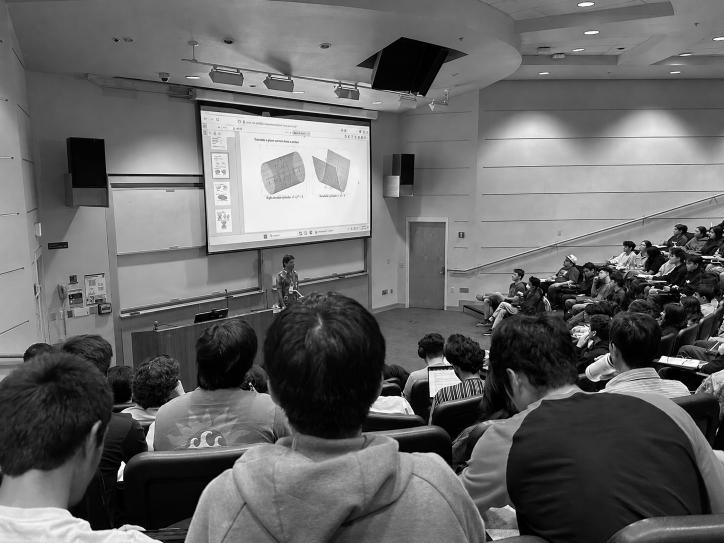
#> input picture MathClass.png, 1448 x 1086 px (shown at 1/2 size)
$ jupyter execute --allow-errors PCA_and_SVD_Image_Compression_Github.ipynb
#> lines starting #> are read from the running program, lines starting #| are printed output that depends on the picture
## Project: PCA and SVD Image Compression

**Name:** Jiaen Qi

**Date:** 07/27/2026

## Abstract:

In this project, I explore image compression and denoising using Singular Value Decomposition (SVD) and Principal Component Analysis (PCA). First, I use truncated SVD to construct low-rank approximations of a grayscale image and examine how the reconstruction quality changes as the rank increases. I then add random noise to the image and apply PCA-based reconstruction to recover its main structure while reducing some of the noise. Reconstruction quality is evaluated using relative error based on the Frobenius norm.

## Setup:

[cell 1]
import numpy as np
import pandas as pd
import matplotlib.pyplot as plt
from PIL import Image

## Explain how SVD works

For an $m \times n$ matrix $A$, the singular value decomposition is

$$
A = U\Sigma V^T.
$$

Here:

- $U$ contains the left singular vectors;
- $V$ contains the right singular vectors;
- $\Sigma$ contains the singular values.

The singular values are ordered as

$$
\sigma_1 \geq \sigma_2 \geq \cdots \geq 0.
$$

Larger singular values represent more important information in the matrix.

The matrix can also be written as

$$
A=\sigma_1u_1v_1^T+\sigma_2u_2v_2^T+\cdots+\sigma_ru_rv_r^T.
$$

## SVD Image Compression

A grayscale image can be represented as a matrix

$$
A\in\mathbb{R}^{m\times n},
$$

where each matrix entry represents the brightness of one pixel.

To compress the image, we keep only the first $k$ SVD terms:

$$
A_k=\sigma_1u_1v_1^T+\sigma_2u_2v_2^T+\cdots+\sigma_ku_kv_k^T.
$$

This is called the **rank-k approximation**.

A small $k$ uses less storage but may produce a blurry image. A larger $k$ preserves more detail but requires more storage.

The original image stores

$$
mn
$$

values, while the rank-$k$ approximation stores approximately

$$
k(m+n+1)
$$

values. Therefore, when $k$ is much smaller than $m$ and $n$, SVD compresses the image by keeping only its most important information.

`Essentially`, the **rank-k approximation** is the key part of how and why we can use SVD to compress an image. Once you understand that, you would be good.

## Load and display the chosen image

[cell 2]
image = Image.open("MathClass.png").convert("L")
A_image = np.array(image, dtype=float)

print("Image dimensions:", A_image.shape)
#| Image dimensions: (1086, 1448)
print("Number of values in the original image:", A_image.size)
#| Number of values in the original image: 1572528

plt.figure(figsize=(5, 5))
plt.imshow(A_image, cmap="gray")
plt.title("Original grayscale image")
plt.axis("off")
plt.show()

This is a picture that I took in a calculus class. In this picture, we can see students are taking notes, looking at the slides, and listening to the professor, and the professor is explaining how to visualize a multi-variable function in three dimensional space.

## Compute the singular values

[cell 3]
U, singular_values, VT = np.linalg.svd(
    A_image,
    full_matrices=False
)
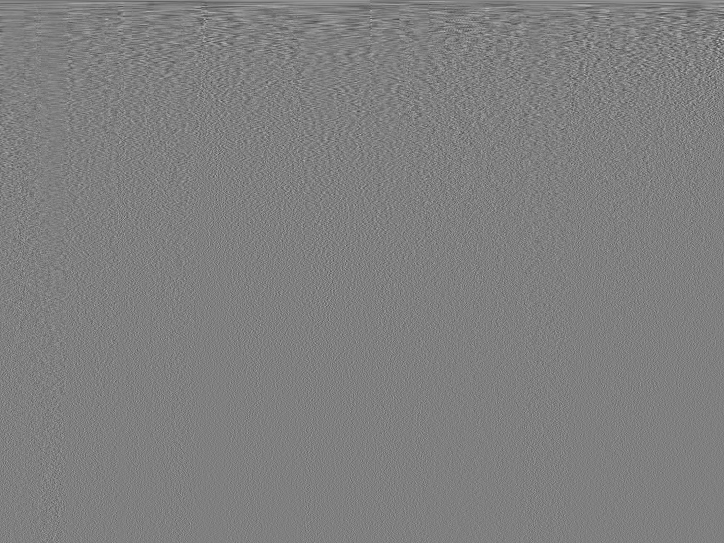
#> VT: shape (1086, 1448) float64 (shown at 1/2 size); min -0.164, max 0.164, mean 1.94e-05; drawn with min black and max white
#> singular_values = 1086 values, max 136950.7 at index 0, min 4.67 at index 1085, mean 735

print("Shape of U:", U.shape)
#| Shape of U: (1086, 1086)
print("Number of singular values:", len(singular_values))
#| Number of singular values: 1086
print("Shape of VT:", VT.shape)
#| Shape of VT: (1086, 1448)

We can have a look at the first ten singular values, because after this, we will reconstruct using the first k values.

[cell 4]
U, singular_values, Vt = np.linalg.svd(A_image, full_matrices=False)

def rank_k_image(k):
    return U[:, :k] @ np.diag(singular_values[:k]) @ Vt[:k, :]

print("The first ten singular values are:")
print(np.round(singular_values[:10], 2))
#| [136950.69  31097.45  21636.77  18766.34  16896.71  15085.11  12003.44
#|   10747.1   10354.35   9742.23]

## Compare pictures with different compressions

We will see five pictures with five different ranks of approximation, which are:

- rank - 5
- rank - 10
- rank - 20
- rank - 50
- rank - 100

Also, we can compare them with the orginal image.

[cell 5]
ranks = [5, 10, 20, 50, 100]

plt.figure(figsize=(15, 9))

# Original image
plt.subplot(2, 3, 1)
plt.imshow(A_image, cmap="gray")
plt.title("Original")
plt.axis("off")

# Rank-k compressed images
for position, k in enumerate(ranks, start=2):
    compressed = rank_k_image(k)

    plt.subplot(2, 3, position)
    plt.imshow(compressed, cmap="gray")
    plt.title(f"Rank {k}")
    plt.axis("off")
#> this loop made 5 passes
#> pass 1, `compressed = rank_k_image(k)`:
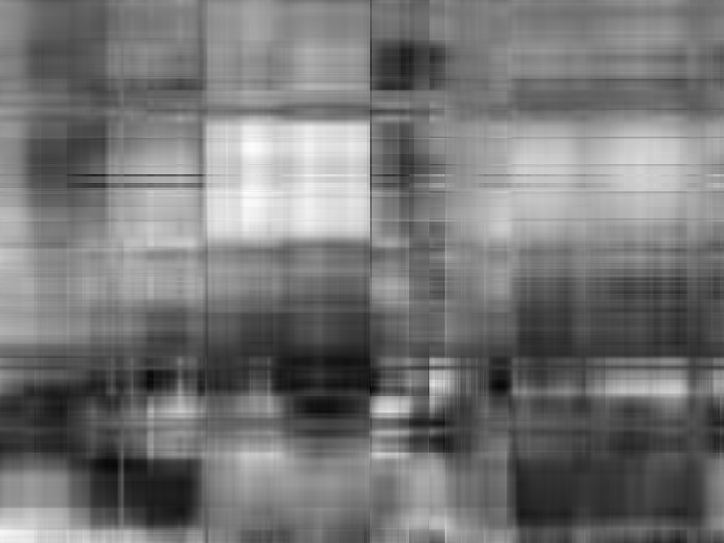
#> compressed: shape (1086, 1448) float64 (shown at 1/2 size); min -34.43, max 261.2, mean 102.1; drawn with min black and max white

plt.tight_layout()
plt.show()
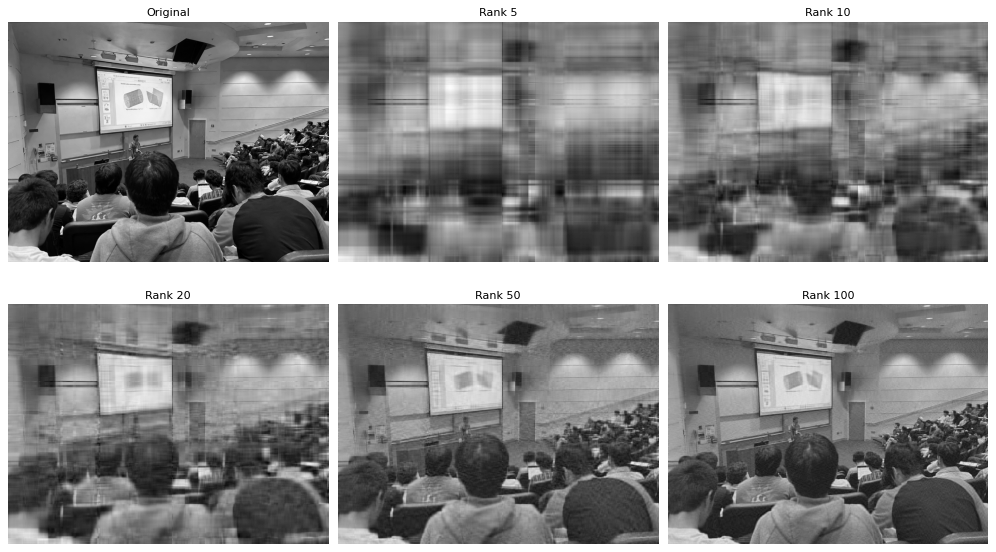
#> figure drawn by matplotlib, 6 panels

## Compare storage and error

The **relative error**

$$
\frac{\|A-A_k\|_F}{\|A\|_F}
$$

measures how different the compressed matrix is from the original matrix.

- A smaller relative error means the approximation is closer to the original.
- A smaller storage percentage means greater compression.

[cell 6]
ranks = [5, 10, 20, 50, 100]
relative_errors = []

for k in ranks:
    A_k = rank_k_image(k)

    error = np.linalg.norm(
        A_image - A_k,
        ord="fro"
    ) / np.linalg.norm(
        A_image,
        ord="fro"
    )

    relative_errors.append(error)
#> this loop made 5 passes
#> error on passes 1 to 5: 0.288, 0.229, 0.178, 0.121, 0.0828
#> after the loop, relative_errors = [0.288, 0.229, 0.178, 0.121, 0.0828]

error_table = pd.DataFrame({
    "Rank k": ranks,
    "Relative Error": relative_errors
})
#> error_table = table of 5 rows and 2 columns

error_table
#> Out = table of 5 rows and 2 columns

As $k$ increases, the relative error decreases and the image becomes clearer. Small values of $k$ remove more image details, so the compressed image appears blurry. Larger values of $k$ preserve more information and produce an image closer to the original.

## Next:

## PCA Reconstruction and Denoising

## How PCA works:

It is a method that reduces the dimension of data while keeping its most important information.

First, the data is centered by subtracting its mean:

$$
X_c = X - \mu.
$$

The principal components are directions that capture the largest variance in the centered data.

- The first principal component captures the most variance.
- The next components capture the remaining variance.
- Smaller components usually contain less important information.

By keeping only the first $k$ principal components, PCA can reconstruct the main structure of the image while removing some smaller components that may contain noise.

## How PCA and SVD are connected

First, center the image matrix:

$$
X_c = X - \mu.
$$

Then compute

$$
X_c = U\Sigma V^T.
$$

The columns of $V$ are the principal component directions, and the singular values in $\Sigma$ measure the importance of each component.

SVD is a matrix decomposition, while PCA is a dimensionality-reduction method that uses centered data. For image denoising, PCA keeps the main components and removes smaller components that may contain noise.

## Add noise to the image

Random noise is added to the original image to create a noisy image:

$$
A_{\text{noisy}} = A + N,
$$

where $N$ is a matrix of random noise.

[cell 7]
np.random.seed(2026)

noise = np.random.normal(
    loc=0,
    scale=25,
    size=A_image.shape
)

A_noisy = A_image + noise
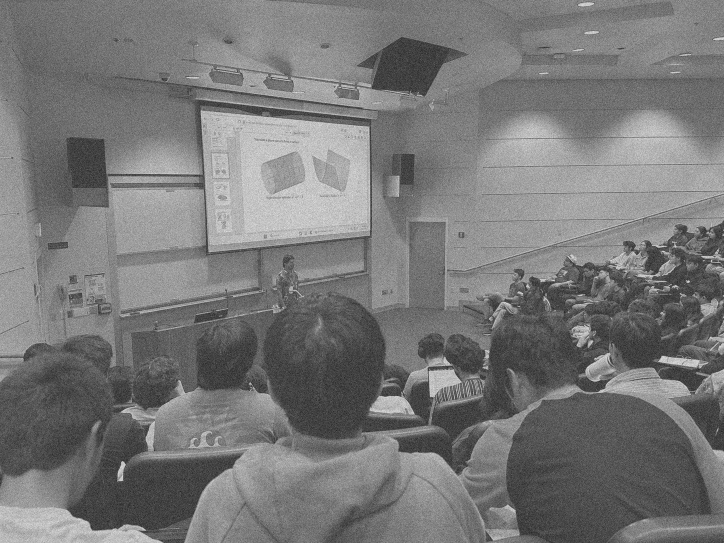
#> A_noisy: shape (1086, 1448) float64 (shown at 1/2 size); min -113.7, max 343.9, mean 102.1; drawn with min black and max white
A_noisy = np.clip(A_noisy, 0, 255)

plt.figure(figsize=(10, 5))

plt.subplot(1, 2, 1)
plt.imshow(A_image, cmap="gray")
plt.title("Original Image")
plt.axis("off")

plt.subplot(1, 2, 2)
plt.imshow(A_noisy, cmap="gray")
plt.title("Noisy Image")
plt.axis("off")

plt.tight_layout()
plt.show()

From above, we can observe that there is some blurriness between the original image and the noisy image, simply because we use np.random to generate random numbers to be the "noise" and add to the original picture. So that's how the "noise" is visualized explicitly here.

## Center the noisy image

Before applying PCA, the noisy image is centered by subtracting the mean of each column:

$$
X_c = A_{\text{noisy}} - \mu,
$$

where $\mu$ contains the column means of the noisy image.

[cell 8]
column_mean = np.mean(A_noisy, axis=0, keepdims=True)

# Center the noisy image
X_centered = A_noisy - column_mean
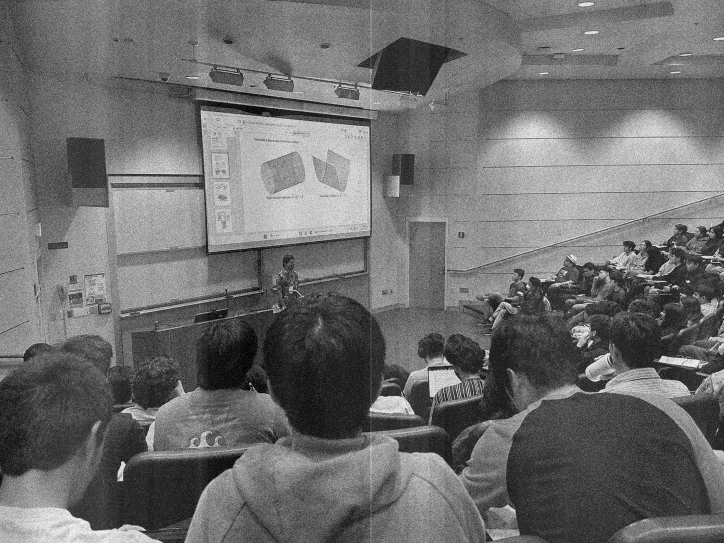
#> X_centered: shape (1086, 1448) float64 (shown at 1/2 size); min -141, max 186.1, mean 0; drawn with min black and max white

print("Shape of centered image:", X_centered.shape)
#| Shape of centered image: (1086, 1448)
print(
    "Largest absolute column mean:",
    np.max(np.abs(np.mean(X_centered, axis=0)))
)
#| Largest absolute column mean: 3.192338965304494e-13

## Apply SVD to the Centered image

After centering the noisy image, apply SVD:

$$
X_{\text{centered}} = U_{\text{PCA}}\Sigma_{\text{PCA}}V_{\text{PCA}}^T.
$$

The first $k$ components will be used to reconstruct and denoise the image.

[cell 9]
U_pca, singular_values_pca, VT_pca = np.linalg.svd(
    X_centered,
    full_matrices=False
)
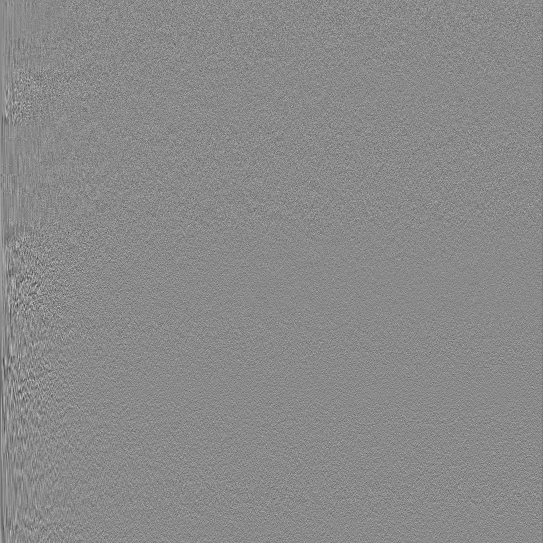
#> U_pca: shape (1086, 1086) float64 (shown at 1/2 size); min -0.189, max 0.16, mean -2.79e-05; drawn with min black and max white
#> singular_values_pca = 1086 values, max 49364.9 at index 0, min 5.82e-11 at index 1085, mean 1185.4

print("Shape of U_pca:", U_pca.shape)
#| Shape of U_pca: (1086, 1086)
print("Number of singular values:", len(singular_values_pca))
#| Number of singular values: 1086
print("Shape of VT_pca:", VT_pca.shape)
#| Shape of VT_pca: (1086, 1448)

Then using the first $k$ components, the centered image is approximated by

$$
X_k = U_k\Sigma_kV_k^T.
$$

Then the column mean is added back:

$$
A_k^{\mathrm{PCA}} = X_k + \mu.
$$

[cell 10]
ranks = [5, 10, 20, 50, 100]

def pca_rank_k_image(k):
    X_k = (
        U_pca[:, :k]
        @ np.diag(singular_values_pca[:k])
        @ VT_pca[:k, :]
    )

    return np.clip(X_k + column_mean, 0, 255)

[cell 11]
plt.figure(figsize=(15, 12))

# Original image
plt.subplot(3, 3, 1)
plt.imshow(A_image, cmap="gray")
plt.title("Original")
plt.axis("off")

# Noisy image
plt.subplot(3, 3, 2)
plt.imshow(A_noisy, cmap="gray")
plt.title("Noisy")
plt.axis("off")

# PCA reconstructed images
for position, k in enumerate(ranks, start=3):
    reconstructed = pca_rank_k_image(k)

    plt.subplot(3, 3, position)
    plt.imshow(reconstructed, cmap="gray")
    plt.title(f"PCA Rank {k}")
    plt.axis("off")
#> this loop made 5 passes
#> pass 1, in pca_rank_k_image, `X_k = ( U_pca[:, :k] @ np.diag(singular_values_pca[:k]) @ VT_pca[:k, :..`:
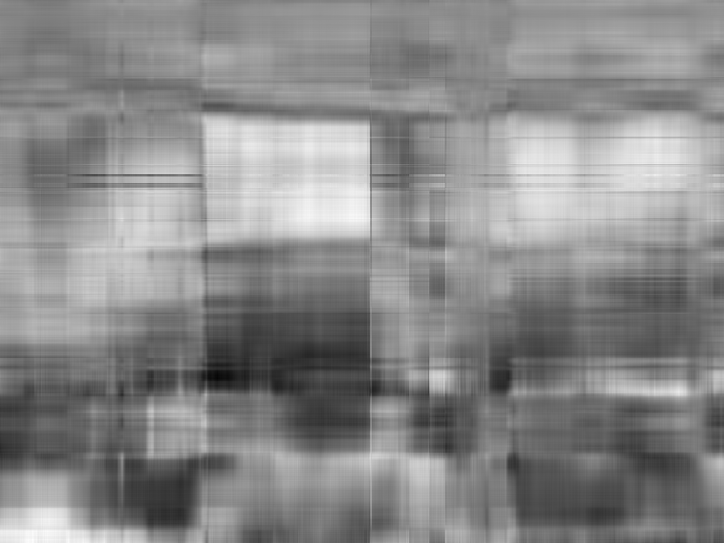
#> X_k: shape (1086, 1448) float64 (shown at 1/2 size); min -170, max 146.5, mean 0; drawn with min black and max white
#> pass 1, `reconstructed = pca_rank_k_image(k)`:
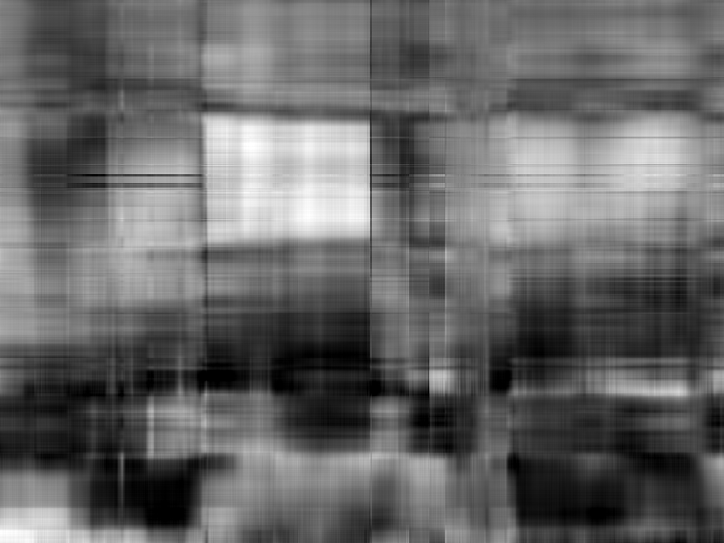
#> reconstructed: shape (1086, 1448) float64 (shown at 1/2 size); min 0, max 255, mean 103

plt.tight_layout()
plt.show()
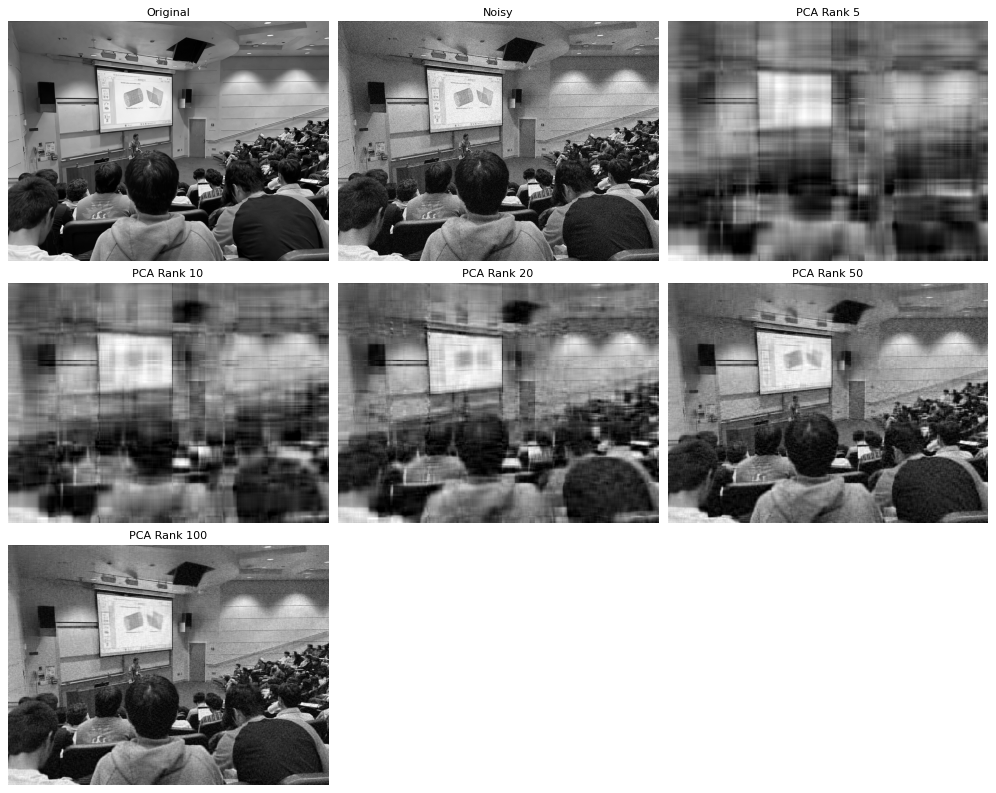
#> figure drawn by matplotlib, 7 panels

So we can clearly see that the noisy image contains many visible grain-like pixels. As $k$ increases, the PCA reconstructions become clearer and preserve more details.

- At $k=5$ and $k=10$, the main classroom structure is visible, but the images are very blurry.
- At $k=20$, the screen, students, and walls become easier to recognize.
- At $k=50$, the image has a good balance between smoothness and detail, and much of the noise is reduced.
- At $k=100$, the image is the sharpest and has the smallest relative error, but it also keeps slightly more noise.

In my opinion, $k=50$ gives the best-looking denoised image, while $k=100$ gives the best numerical reconstruction among the tested ranks.

## PCA Reconstruction Error

For each PCA reconstructed image $A_k^{\mathrm{PCA}}$, the relative error compared with the original image is

$$
\frac{\left\|A-A_k^{\mathrm{PCA}}\right\|_F}{\|A\|_F}.
$$

A smaller relative error means that the reconstruction is closer to the original clean image.

[cell 12]
pca_errors = []

for k in ranks:
    A_pca_k = pca_rank_k_image(k)

    error = (
        np.linalg.norm(A_image - A_pca_k, ord="fro")
        / np.linalg.norm(A_image, ord="fro")
    )

    pca_errors.append(error)
#> this loop made 5 passes
#> error on passes 1 to 5: 0.282, 0.229, 0.18, 0.135, 0.121
#> pass 3, `A_pca_k = pca_rank_k_image(k)`:
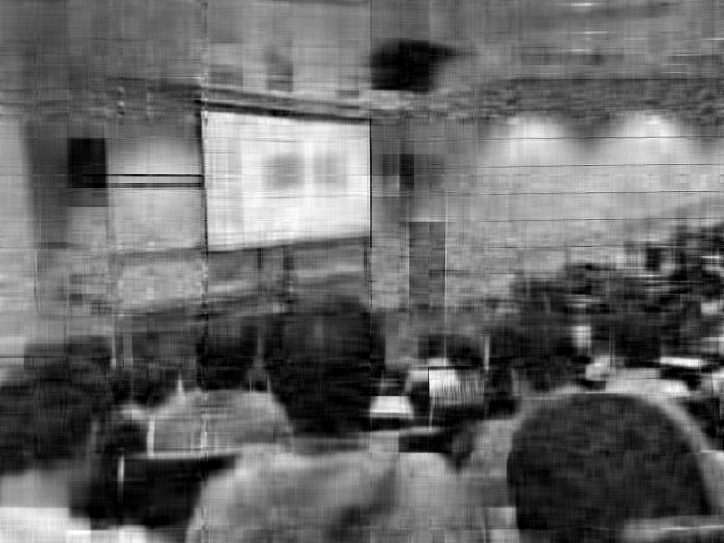
#> A_pca_k: shape (1086, 1448) float64 (shown at 1/2 size); min 0, max 255, mean 103
#> after the loop, pca_errors = [0.282, 0.229, 0.18, 0.135, 0.121]

pca_error_table = pd.DataFrame({
    "Rank k": ranks,
    "Relative Error": pca_errors
})
#> pca_error_table = table of 5 rows and 2 columns

#> (the rest of this cell did not finish here and is left out)

[cell 13]
best_position = np.argmin(pca_errors)
#> best_position = 4

best_k = ranks[best_position]
#> best_k = 100
best_error = pca_errors[best_position]
#> best_error = 0.121

print("Best rank k:", best_k)
#| Best rank k: 100
print("Smallest relative error:", round(best_error, 4))
#| Smallest relative error: 0.1211
